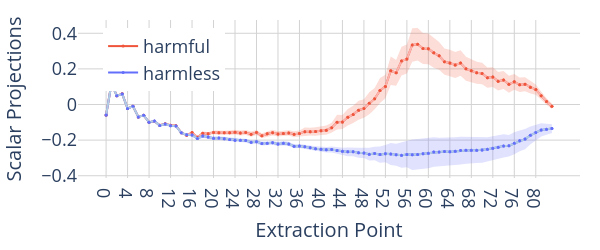

Notebook cell for this chart:
### Markdown cell above
### Projection of activations at each extraction point onto the chosen refusal direction

### Code cell
fig = go.Figure()

for category in ["harmful", "harmless"]:
    if category == "harmful":
        acts_normed = harmful_acts_normed
    else:
        acts_normed = harmless_acts_normed

    # layers x resid_modules x batch_size x dim
    activations = acts_normed[..., chosen_token_idx, :].cpu().numpy()

    # dim
    direction = refusal_dirs[chosen_layer, chosen_act_idx].cpu().numpy()

    # layers x resid_modules x batch_size
    scalar_projections = einops.einsum(
        activations,
        direction,
        "... batch_size dim, ... dim -> ... batch_size",
    )
    scalar_projections = np.nan_to_num(scalar_projections)
    print(category)
    print(scalar_projections.mean())
    degrees = np.rad2deg(np.arccos(scalar_projections))

    y_values = scalar_projections

    batch_size = scalar_projections.shape[-1]

    x_values = sum([[f"{l}", f"{l}-post"] for l in range(num_layers)], [])
    x_values = [str(i) for i in range(2 * num_layers)]

    # variance
    fig.add_trace(
        variance_plot(
            x=x_values,
            y=torch.tensor(y_values).reshape(-1, degrees.shape[-1]),
            yaxis="y",
            fillcolor=colour_map_opaque[category],
            showlegend=False,
        )
    )

    # mean
    ## for legend
    fig.add_trace(
        go.Scatter(
            x=x_values,
            y=y_values.mean(axis=-1).flatten(),
            mode="lines+markers",
            yaxis="y",
            marker=dict(color=colour_map[category], size=3),
            showlegend=True,
            name=category,
        )
    )
    ## for lines
    fig.add_trace(
        go.Scatter(
            x=x_values,
            y=y_values.mean(axis=-1).flatten(),
            mode="lines",
            yaxis="y",
            marker=dict(color=colour_map_light[category], size=3),
            showlegend=False,
            name=category,
        )
    )
    ## for markers
    fig.add_trace(
        go.Scatter(
            x=x_values,
            y=y_values.mean(axis=-1).flatten(),
            mode="markers",
            yaxis="y",
            marker=dict(color=colour_map[category], size=3),
            showlegend=False,
            name=category,
        )
    )

    activations -= 2 * einops.einsum(
        np.maximum(scalar_projections, 0),
        direction,
        "layer resid_module batch_size, dim -> layer resid_module batch_size dim",
    )
    scalar_projections = einops.einsum(
        activations,
        direction,
        "... batch_size dim, ... dim -> ... batch_size",
    )
    print(category)
    print(scalar_projections.mean())
    degrees = np.rad2deg(np.arccos(scalar_projections))

    y_values = scalar_projections


module_names = ["mid", "post"]
fig.update_layout(
    grid=dict(rows=1, columns=1),
    plot_bgcolor="white",
    xaxis=dict(
        type="category",
        dtick=4,
        title=dict(text="Extraction Point", font=dict(size=20)),
        gridcolor="lightgrey",
        tickfont=dict(size=18),
    ),
    yaxis=dict(
        title=dict(text="Scalar Projections", font=dict(size=20)),
        gridcolor="lightgrey",
        zeroline=False,
        tickfont=dict(size=18),
    ),
    hovermode="x unified",
    height=250,
    width=600,
    margin=dict(l=20, r=20, t=20, b=20),
    legend=dict(x=0.05, y=0.95, font=dict(size=18)),
)
fig.show()

# fig.write_image(VISUALIZATION_DIR / "prj_onto_refusal_dir.pdf", scale=5)

### Figure 1 — Plotly figure (JSON) as saved in the notebook; plotly's stock layout.template omitted (floating-point values rounded to 4 significant figures; data arrays with more than 128 entries replaced by an {"elided": "..."} marker saying what was removed)
{"data": [{"fill": "toself", "fillcolor": "rgba(239, 85, 59, 0.2)", "line": {"color": "rgba(239, 85, 59, 0.2)", "width": 0}, "mode": "lines", "showlegend": false, "type": "scatter", "x": {"elided": "168 str values"}, "y": {"elided": "168 float values"}, "yaxis": "y"}, {"marker": {"color": "#EF553B", "size": 3}, "mode": "lines+markers", "name": "harmful", "showlegend": true, "type": "scatter", "x": ["0", "1", "2", "3", "4", "5", "6", "7", "8", "9", "10", "11", "12", "13", "14", "15", "16", "17", "18", "19", "20", "21", "22", "23", "24", "25", "26", "27", "28", "29", "30", "31", "32", "33", "34", "35", "36", "37", "38", "39", "40", "41", "42", "43", "44", "45", "46", "47", "48", "49", "50", "51", "52", "53", "54", "55", "56", "57", "58", "59", "60", "61", "62", "63", "64", "65", "66", "67", "68", "69", "70", "71", "72", "73", "74", "75", "76", "77", "78", "79", "80", "81", "82", "83"], "y": [-0.059, 0.1179, 0.04937, 0.05973, -0.02245, -0.01004, -0.06963, -0.06098, -0.09974, -0.09393, -0.1169, -0.1087, -0.1166, -0.1192, -0.1582, -0.172, -0.1579, -0.1842, -0.1612, -0.1641, -0.1568, -0.1592, -0.1583, -0.1584, -0.1557, -0.1599, -0.1571, -0.1668, -0.1575, -0.175, -0.1648, -0.158, -0.1649, -0.1624, -0.1593, -0.1673, -0.1627, -0.1524, -0.1525, -0.1512, -0.147, -0.144, -0.1302, -0.09929, -0.09846, -0.07167, -0.05553, -0.03211, -0.02258, 0.006956, 0.03252, 0.07901, 0.1011, 0.1895, 0.1781, 0.2438, 0.2551, 0.3343, 0.3386, 0.3145, 0.3125, 0.2901, 0.2734, 0.2402, 0.2332, 0.2217, 0.2327, 0.2004, 0.1894, 0.1786, 0.1741, 0.1504, 0.1542, 0.1307, 0.1372, 0.1135, 0.1274, 0.1105, 0.1138, 0.09636, 0.08368, 0.04966, 0.01682, -0.009411], "yaxis": "y"}, {"marker": {"color": "rgb(251,180,174)", "size": 3}, "mode": "lines", "name": "harmful", "showlegend": false, "type": "scatter", "x": ["0", "1", "2", "3", "4", "5", "6", "7", "8", "9", "10", "11", "12", "13", "14", "15", "16", "17", "18", "19", "20", "21", "22", "23", "24", "25", "26", "27", "28", "29", "30", "31", "32", "33", "34", "35", "36", "37", "38", "39", "40", "41", "42", "43", "44", "45", "46", "47", "48", "49", "50", "51", "52", "53", "54", "55", "56", "57", "58", "59", "60", "61", "62", "63", "64", "65", "66", "67", "68", "69", "70", "71", "72", "73", "74", "75", "76", "77", "78", "79", "80", "81", "82", "83"], "y": [-0.059, 0.1179, 0.04937, 0.05973, -0.02245, -0.01004, -0.06963, -0.06098, -0.09974, -0.09393, -0.1169, -0.1087, -0.1166, -0.1192, -0.1582, -0.172, -0.1579, -0.1842, -0.1612, -0.1641, -0.1568, -0.1592, -0.1583, -0.1584, -0.1557, -0.1599, -0.1571, -0.1668, -0.1575, -0.175, -0.1648, -0.158, -0.1649, -0.1624, -0.1593, -0.1673, -0.1627, -0.1524, -0.1525, -0.1512, -0.147, -0.144, -0.1302, -0.09929, -0.09846, -0.07167, -0.05553, -0.03211, -0.02258, 0.006956, 0.03252, 0.07901, 0.1011, 0.1895, 0.1781, 0.2438, 0.2551, 0.3343, 0.3386, 0.3145, 0.3125, 0.2901, 0.2734, 0.2402, 0.2332, 0.2217, 0.2327, 0.2004, 0.1894, 0.1786, 0.1741, 0.1504, 0.1542, 0.1307, 0.1372, 0.1135, 0.1274, 0.1105, 0.1138, 0.09636, 0.08368, 0.04966, 0.01682, -0.009411], "yaxis": "y"}, {"marker": {"color": "#EF553B", "size": 3}, "mode": "markers", "name": "harmful", "showlegend": false, "type": "scatter", "x": ["0", "1", "2", "3", "4", "5", "6", "7", "8", "9", "10", "11", "12", "13", "14", "15", "16", "17", "18", "19", "20", "21", "22", "23", "24", "25", "26", "27", "28", "29", "30", "31", "32", "33", "34", "35", "36", "37", "38", "39", "40", "41", "42", "43", "44", "45", "46", "47", "48", "49", "50", "51", "52", "53", "54", "55", "56", "57", "58", "59", "60", "61", "62", "63", "64", "65", "66", "67", "68", "69", "70", "71", "72", "73", "74", "75", "76", "77", "78", "79", "80", "81", "82", "83"], "y": [-0.059, 0.1179, 0.04937, 0.05973, -0.02245, -0.01004, -0.06963, -0.06098, -0.09974, -0.09393, -0.1169, -0.1087, -0.1166, -0.1192, -0.1582, -0.172, -0.1579, -0.1842, -0.1612, -0.1641, -0.1568, -0.1592, -0.1583, -0.1584, -0.1557, -0.1599, -0.1571, -0.1668, -0.1575, -0.175, -0.1648, -0.158, -0.1649, -0.1624, -0.1593, -0.1673, -0.1627, -0.1524, -0.1525, -0.1512, -0.147, -0.144, -0.1302, -0.09929, -0.09846, -0.07167, -0.05553, -0.03211, -0.02258, 0.006956, 0.03252, 0.07901, 0.1011, 0.1895, 0.1781, 0.2438, 0.2551, 0.3343, 0.3386, 0.3145, 0.3125, 0.2901, 0.2734, 0.2402, 0.2332, 0.2217, 0.2327, 0.2004, 0.1894, 0.1786, 0.1741, 0.1504, 0.1542, 0.1307, 0.1372, 0.1135, 0.1274, 0.1105, 0.1138, 0.09636, 0.08368, 0.04966, 0.01682, -0.009411], "yaxis": "y"}, {"fill": "toself", "fillcolor": "rgba(99, 110, 250, 0.2)", "line": {"color": "rgba(99, 110, 250, 0.2)", "width": 0}, "mode": "lines", "showlegend": false, "type": "scatter", "x": {"elided": "168 str values"}, "y": {"elided": "168 float values"}, "yaxis": "y"}, {"marker": {"color": "#636EFA", "size": 3}, "mode": "lines+markers", "name": "harmless", "showlegend": true, "type": "scatter", "x": ["0", "1", "2", "3", "4", "5", "6", "7", "8", "9", "10", "11", "12", "13", "14", "15", "16", "17", "18", "19", "20", "21", "22", "23", "24", "25", "26", "27", "28", "29", "30", "31", "32", "33", "34", "35", "36", "37", "38", "39", "40", "41", "42", "43", "44", "45", "46", "47", "48", "49", "50", "51", "52", "53", "54", "55", "56", "57", "58", "59", "60", "61", "62", "63", "64", "65", "66", "67", "68", "69", "70", "71", "72", "73", "74", "75", "76", "77", "78", "79", "80", "81", "82", "83"], "y": [-0.05936, 0.1168, 0.04853, 0.05948, -0.0222, -0.01025, -0.06956, -0.06082, -0.09959, -0.09275, -0.1182, -0.11, -0.1191, -0.1201, -0.1592, -0.1699, -0.1714, -0.1911, -0.1765, -0.1824, -0.1891, -0.1881, -0.1922, -0.1969, -0.2003, -0.201, -0.2025, -0.2115, -0.2087, -0.2186, -0.2179, -0.2143, -0.2218, -0.2177, -0.2214, -0.2339, -0.2335, -0.2369, -0.2423, -0.2484, -0.2512, -0.2545, -0.2528, -0.2586, -0.2629, -0.2659, -0.2655, -0.2708, -0.2718, -0.2787, -0.2755, -0.2814, -0.2762, -0.2782, -0.2823, -0.2846, -0.2802, -0.2827, -0.2813, -0.2768, -0.2739, -0.2672, -0.2674, -0.2643, -0.2652, -0.2621, -0.2588, -0.2569, -0.2564, -0.2569, -0.2556, -0.2509, -0.2458, -0.2394, -0.2324, -0.2312, -0.2176, -0.2041, -0.1943, -0.1733, -0.1576, -0.1427, -0.1384, -0.1353], "yaxis": "y"}, {"marker": {"color": "rgb(179,205,227)", "size": 3}, "mode": "lines", "name": "harmless", "showlegend": false, "type": "scatter", "x": ["0", "1", "2", "3", "4", "5", "6", "7", "8", "9", "10", "11", "12", "13", "14", "15", "16", "17", "18", "19", "20", "21", "22", "23", "24", "25", "26", "27", "28", "29", "30", "31", "32", "33", "34", "35", "36", "37", "38", "39", "40", "41", "42", "43", "44", "45", "46", "47", "48", "49", "50", "51", "52", "53", "54", "55", "56", "57", "58", "59", "60", "61", "62", "63", "64", "65", "66", "67", "68", "69", "70", "71", "72", "73", "74", "75", "76", "77", "78", "79", "80", "81", "82", "83"], "y": [-0.05936, 0.1168, 0.04853, 0.05948, -0.0222, -0.01025, -0.06956, -0.06082, -0.09959, -0.09275, -0.1182, -0.11, -0.1191, -0.1201, -0.1592, -0.1699, -0.1714, -0.1911, -0.1765, -0.1824, -0.1891, -0.1881, -0.1922, -0.1969, -0.2003, -0.201, -0.2025, -0.2115, -0.2087, -0.2186, -0.2179, -0.2143, -0.2218, -0.2177, -0.2214, -0.2339, -0.2335, -0.2369, -0.2423, -0.2484, -0.2512, -0.2545, -0.2528, -0.2586, -0.2629, -0.2659, -0.2655, -0.2708, -0.2718, -0.2787, -0.2755, -0.2814, -0.2762, -0.2782, -0.2823, -0.2846, -0.2802, -0.2827, -0.2813, -0.2768, -0.2739, -0.2672, -0.2674, -0.2643, -0.2652, -0.2621, -0.2588, -0.2569, -0.2564, -0.2569, -0.2556, -0.2509, -0.2458, -0.2394, -0.2324, -0.2312, -0.2176, -0.2041, -0.1943, -0.1733, -0.1576, -0.1427, -0.1384, -0.1353], "yaxis": "y"}, {"marker": {"color": "#636EFA", "size": 3}, "mode": "markers", "name": "harmless", "showlegend": false, "type": "scatter", "x": ["0", "1", "2", "3", "4", "5", "6", "7", "8", "9", "10", "11", "12", "13", "14", "15", "16", "17", "18", "19", "20", "21", "22", "23", "24", "25", "26", "27", "28", "29", "30", "31", "32", "33", "34", "35", "36", "37", "38", "39", "40", "41", "42", "43", "44", "45", "46", "47", "48", "49", "50", "51", "52", "53", "54", "55", "56", "57", "58", "59", "60", "61", "62", "63", "64", "65", "66", "67", "68", "69", "70", "71", "72", "73", "74", "75", "76", "77", "78", "79", "80", "81", "82", "83"], "y": [-0.05936, 0.1168, 0.04853, 0.05948, -0.0222, -0.01025, -0.06956, -0.06082, -0.09959, -0.09275, -0.1182, -0.11, -0.1191, -0.1201, -0.1592, -0.1699, -0.1714, -0.1911, -0.1765, -0.1824, -0.1891, -0.1881, -0.1922, -0.1969, -0.2003, -0.201, -0.2025, -0.2115, -0.2087, -0.2186, -0.2179, -0.2143, -0.2218, -0.2177, -0.2214, -0.2339, -0.2335, -0.2369, -0.2423, -0.2484, -0.2512, -0.2545, -0.2528, -0.2586, -0.2629, -0.2659, -0.2655, -0.2708, -0.2718, -0.2787, -0.2755, -0.2814, -0.2762, -0.2782, -0.2823, -0.2846, -0.2802, -0.2827, -0.2813, -0.2768, -0.2739, -0.2672, -0.2674, -0.2643, -0.2652, -0.2621, -0.2588, -0.2569, -0.2564, -0.2569, -0.2556, -0.2509, -0.2458, -0.2394, -0.2324, -0.2312, -0.2176, -0.2041, -0.1943, -0.1733, -0.1576, -0.1427, -0.1384, -0.1353], "yaxis": "y"}], "layout": {"grid": {"columns": 1, "rows": 1}, "height": 250, "hovermode": "x unified", "legend": {"font": {"size": 18}, "x": 0.05, "y": 0.95}, "margin": {"b": 20, "l": 20, "r": 20, "t": 20}, "plot_bgcolor": "white", "width": 600, "xaxis": {"dtick": 4, "gridcolor": "lightgrey", "tickfont": {"size": 18}, "title": {"font": {"size": 20}, "text": "Extraction Point"}, "type": "category"}, "yaxis": {"gridcolor": "lightgrey", "tickfont": {"size": 18}, "title": {"font": {"size": 20}, "text": "Scalar Projections"}, "zeroline": false}}}
